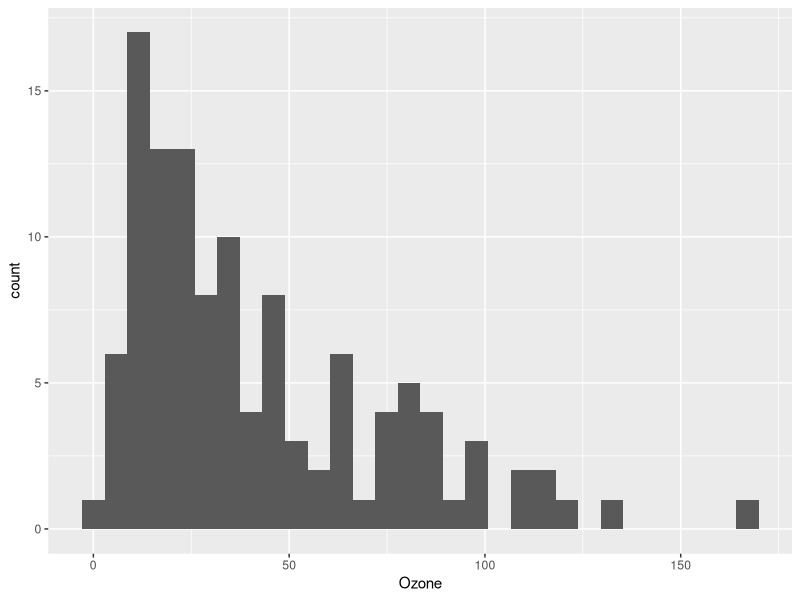
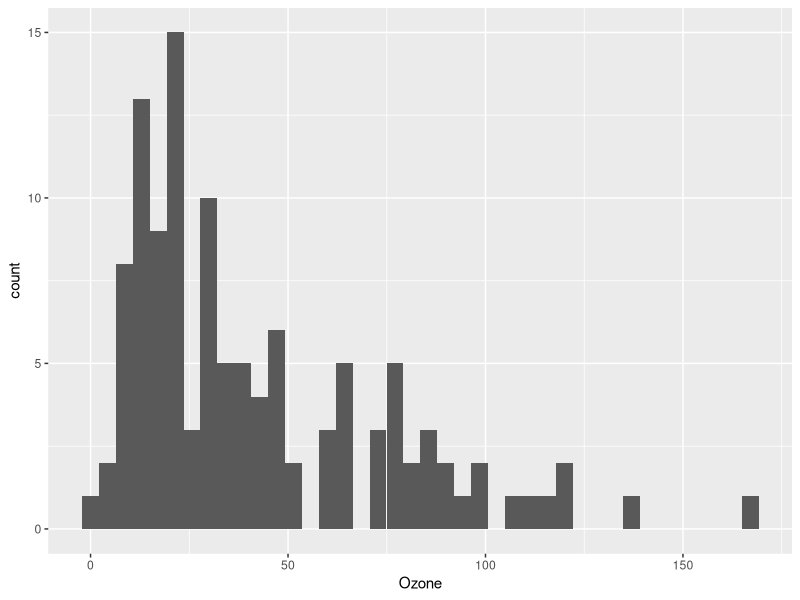
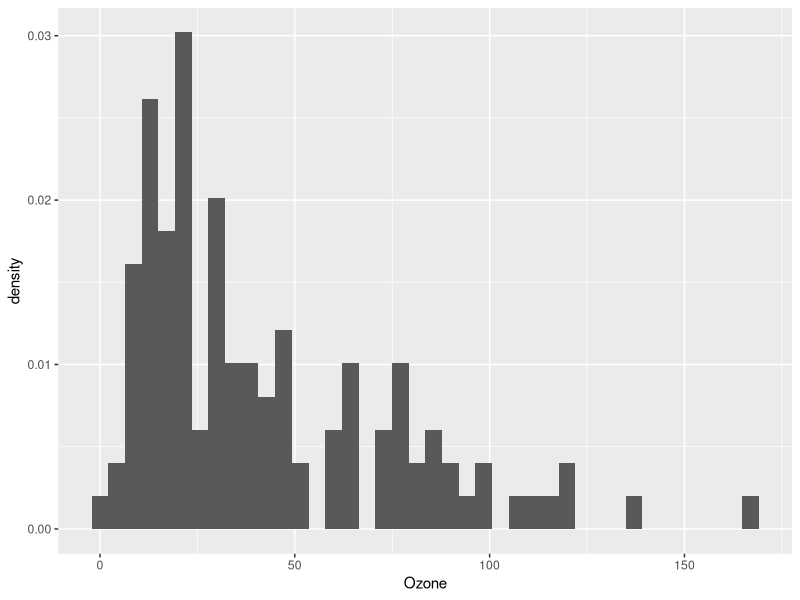
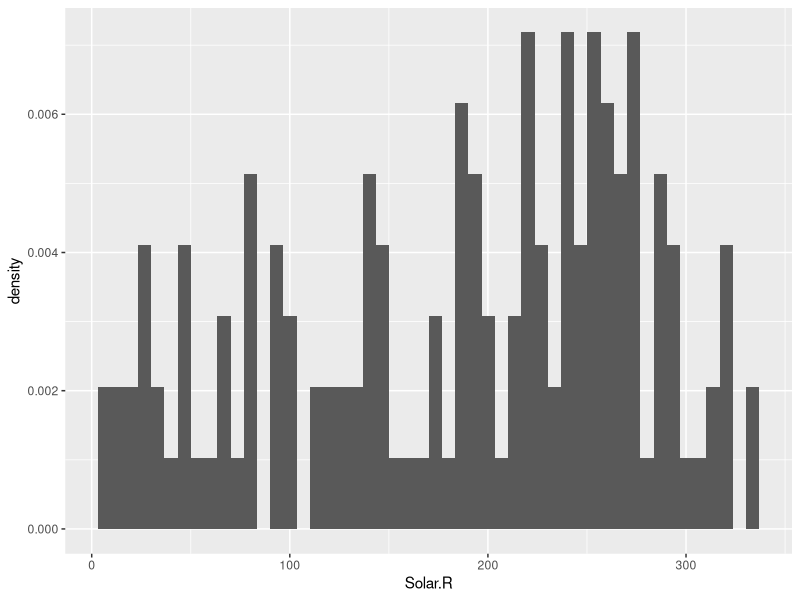
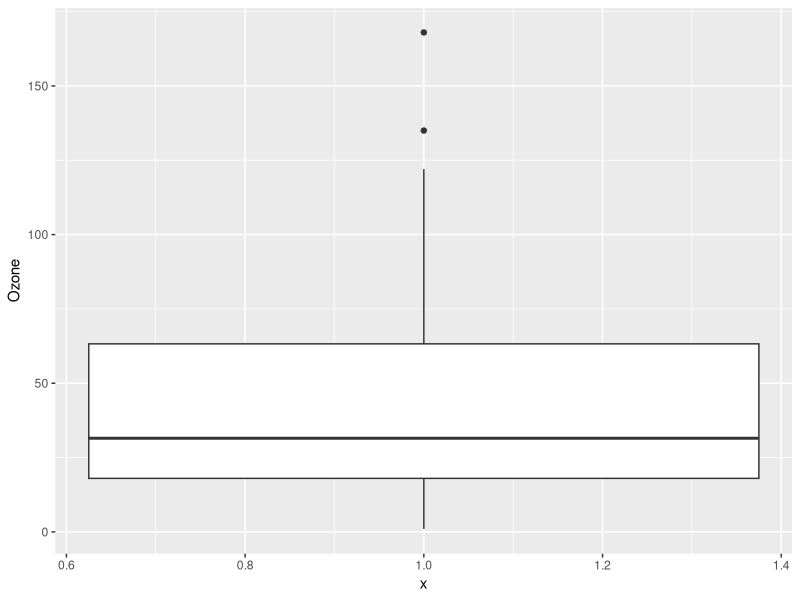
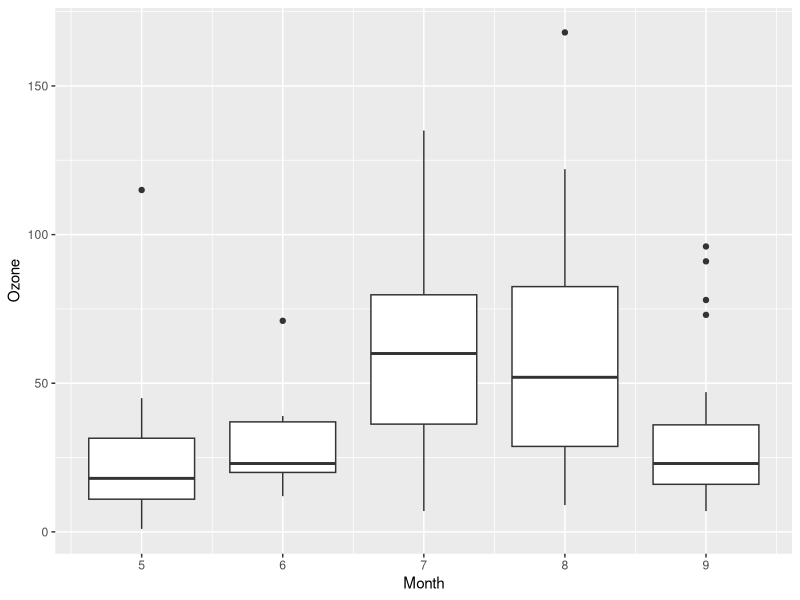
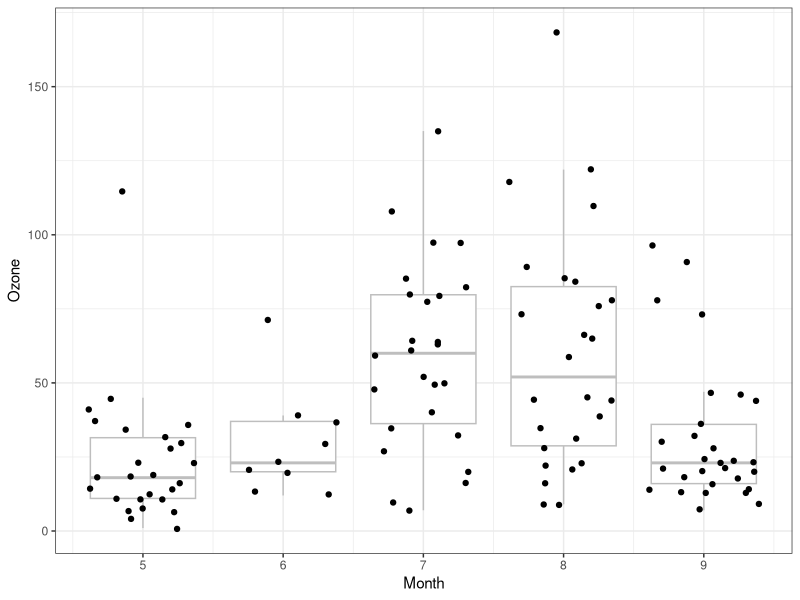
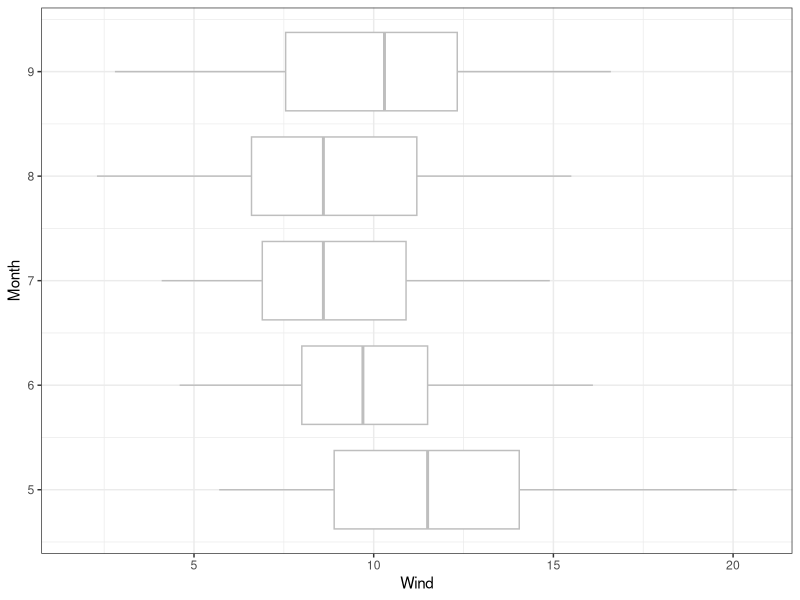

Here is the R script that generated these plots, in order:
## ---- chunk 1
library("tidyverse")
## ---- chunk 2
dim(airquality)
head(airquality)
tail(airquality)
summary(airquality)
## ---- chunk 3
airquality <- airquality %>%
  mutate(Date = as.Date(paste("1973",Month,Day,sep="/"))) 
## ---- chunk 4
ggplot(airquality,     # data.frame containing the data
       aes(x=Ozone)) + # a column name from the data.frame
  geom_histogram()     # create a histogram
## ---- chunk 5
ggplot(airquality, aes(x=Ozone)) + 
  geom_histogram(bins = 40)
## ---- chunk 6
ggplot(airquality, aes(x=Ozone)) + 
  geom_histogram(aes(y=..density..), bins = 40)
## ---- chunk 7
ggplot(airquality, aes(x=Solar.R)) + 
  geom_histogram(aes(y=..density..), bins = 50)
## ---- chunk 8
ggplot(airquality,     
       aes(x=1,y=Ozone)) + 
  geom_boxplot()     
## ---- chunk 9
ggplot(airquality,     
       aes(x=Month, y=Ozone, group=Month)) + 
  geom_boxplot()     
## ---- chunk 10
ggplot(airquality,     
       aes(x=Month, y=Ozone, group=Month)) + 
  geom_boxplot(color='grey',                 # make the boxes not so obvious
               outlier.shape = NA) +         # remove outliers, 
  geom_jitter() +                            # because they get plotted here
  theme_bw()                                 # Change the theme to remove gray
## ---- chunk 11
ggplot(airquality,     
       aes(x=Month, y=Wind, group=Month)) + 
  geom_boxplot(outlier.shape = NA, color='grey') +                           
  theme_bw() +
  coord_flip()
## ---- chunk 12
ggplot(airquality, aes(x = Date, y = Ozone)) +
  geom_point()
## ---- chunk 13
ggplot(airquality, aes(x = Date, y = Ozone)) +
  geom_line()
## ---- chunk 14
ggplot(airquality, aes(x = Solar.R, y = Ozone)) +
  geom_point()
## ---- chunk 15
ggplot(airquality, aes(x = Temp, y = Wind)) +
  geom_point()
## ---- chunk 16
ggplot(airquality,     
       aes(x=Month, y=Ozone, group=Month)) + 
  geom_point() 
## ---- chunk 17
ggplot(airquality,     
       aes(x=Month, y=Ozone, group=Month)) + 
  geom_jitter() 
## ---- chunk 18
ggplot(airquality,     
       aes(x=Month, y=Ozone, group=Month)) + 
  geom_boxplot(color='grey',                 # make the boxes not so obvious
               outlier.shape = NA) +         # remove outliers, 
  geom_point() +                             # because they get plotted here
  theme_bw()                                 # Change the theme to remove gray
## ---- chunk 19
ggplot(airquality,     
       aes(x=Month, y=Ozone, group=Month)) + 
  geom_boxplot(color='grey',                 # make the boxes not so obvious
               outlier.shape = NA) +         # remove outliers, 
  geom_jitter() +                            # because they get plotted here
  theme_bw()                                 # Change the theme to remove gray
## ---- chunk 20
ggplot(airquality,     
       aes(x=Month, y=Wind, group=Month)) + 
  geom_boxplot(outlier.shape = NA, color='grey') +         
  geom_jitter() +                       
  theme_bw() +
  coord_flip()
## ---- chunk 21
airquality_long <- airquality %>%
  select(-Month, -Day) %>%              # Remove these columns
  tidyr::gather(response, value, -Date)
## ---- chunk 22
dim(airquality)
dim(airquality_long)

head(airquality_long)
summary(airquality_long)
table(airquality_long$response)
## ---- chunk 23
ggplot(airquality_long, 
       aes(x = Date, y = value, 
           linetype = response,
           color = response, 
           group = response)) +
  geom_line()
## ---- chunk 24
ggplot(airquality_long, aes(Date, value)) +
  geom_point() + 
  facet_wrap(~response)
## ---- chunk 25
ggplot(airquality_long, aes(Date, value)) +
  geom_line() + 
  facet_wrap(~response,scales="free_y")
## ---- chunk 26
airquality2 <- airquality_long %>%
  tidyr::spread(response, value)
## ---- chunk 27
g <- ggplot(airquality2,
       aes(x = Temp, y = Wind)) +
  geom_point()

g # Then you can see the plot by just typing the object name
## ---- chunk 28
g <- g +
  labs(x = "Temperature (F)",
       y = "Wind speed (mph)",
       title = "New York (May-September 1973)")

g
## ---- chunk 29
g <- g + theme_bw()
g
## ---- chunk 30
g <- g + geom_smooth(method="lm")
g
## ---- chunk 31
ggplot(airquality2,
       aes(x = Temp, y = Wind)) +
  geom_point() +
  geom_smooth(method = "lm") + 
  labs(x = "Temperature (F)",
       y = "Wind speed (mph)",
       title = "New York (May-September 1973)") + 
  theme_bw()
## ---- chunk 32
ggplot(cars,
       aes(x=speed, y=dist)) +
  geom_point() + 
  geom_smooth(method = "lm") +
  labs(x = "Speed (mph)",
       y = "Stopping distance (ft)",
       title = "Stopping distance as a function of speed (1920s)") +
  theme_bw()
